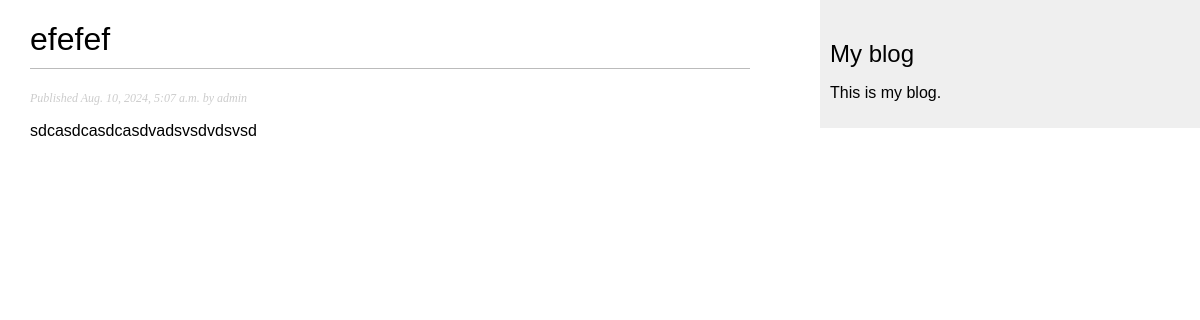
Page /blog/3/ on the committed database.
### blog/models.py (models this page shows, shortened)
class Post(models.Model):
    class Status(models.TextChoices):
        DRAFT="DF","Draft"
        PUBLISHED="PB","Published"
    title=models.CharField(max_length=250)
    slug=models.SlugField(max_length=250)
    author=models.ForeignKey(User,on_delete=models.CASCADE,related_name="blog_posts")
    body=models.TextField()
    publish=models.DateTimeField(default=timezone.now)
    created=models.DateTimeField(auto_now_add=True)
    updated=models.DateTimeField(auto_now=True)
    status=models.CharField(max_length=2,choices=Status.choices,default=Status.DRAFT)
    objects=models.Manager()
    published=PublishedManager()
    class Meta:
        ordering=["-publish"]
        indexes=[
            models.Index(fields=["-publish"]),
        ]

### blog/views.py (the view)
# urls.py: path('<int:id>/',views.post_detail,name='post_detail'),
def post_detail(request,id):
    try:
        post=Post.published.get(id=id)
    except Post.DoesNotExist:
        raise Http404("No Post found.")
    return render(request,'blog/post/detail.html',{'post':post})

### blog/models.py (called while the page is built)
    def get_queryset(self):
        return super().get_queryset().filter(status=Post.Status.PUBLISHED)

### blog/templates/blog/post/detail.html (shortened to what this page needs)
{% extends "blog/base.html" %}
{% block content %}
    <h1>{{ post.title }}</h1>
    <p class="date">
        Published {{ post.publish }} by {{ post.author }}
    </p>
    {{post.body|linebreaks}}
{% endblock %}

### blog/static/css/blog.css (style rules this page uses)
body { margin:0; padding:0; font-family:helvetica, sans-serif; }
h1 { font-weight:normal; border-bottom:1px solid #bbb; padding:0 0 10px 0; }
p.date { color:#ccc; font-family: georgia, serif; font-size: 12px; font-style: italic; }

### rows in the picture
Post: title "efefef", publish "Aug. 10, 2024, 5:07 a.m.", author "admin", body "sdcasdcasdcasdvadsvsdvdsvsd"
